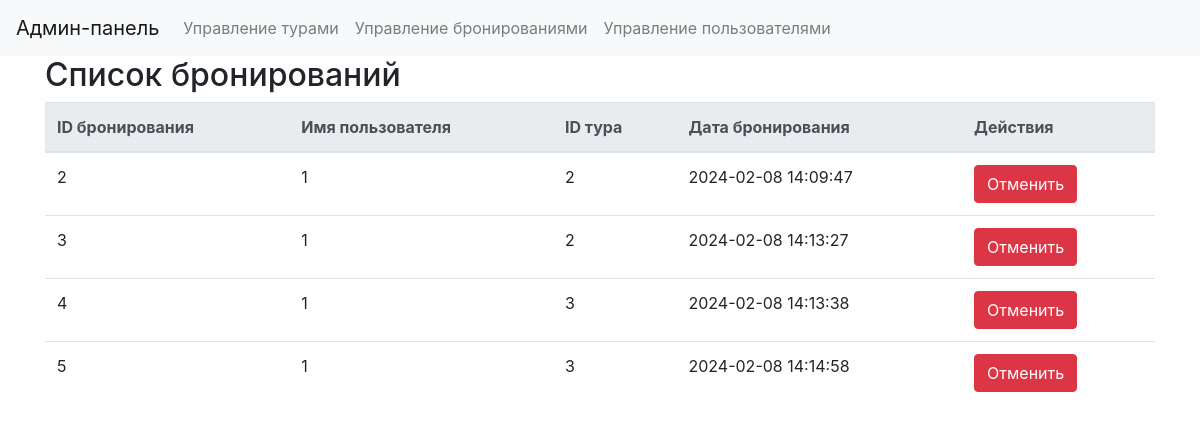
Page /admin/bookings.php on the committed database.
### tables this page shows
CREATE TABLE `bookings` (
  `id` int(11) NOT NULL,
  `user_id` int(11) DEFAULT NULL,
  `tour_id` int(11) DEFAULT NULL,
  `date_booked` datetime DEFAULT NULL
);

### admin/bookings.php (the view, shortened to what this page needs)
<?php
include('../includes/db_connection.php');
$sql = "SELECT * FROM bookings";
$result = mysqli_query($conn, $sql);
$bookings = mysqli_fetch_all($result, MYSQLI_ASSOC);
?>
<!DOCTYPE html>
<html lang="en">
<head>
    <link rel="stylesheet" href="https://stackpath.bootstrapcdn.com/bootstrap/4.5.2/css/bootstrap.min.css">
</head>
<body>
<header>
        <nav class="navbar navbar-expand-lg navbar-light bg-light">
            <a class="navbar-brand" href="#">Админ-панель</a>
            <div class="collapse navbar-collapse" id="navbarNav">
                <ul class="navbar-nav">
                    <li class="nav-item">
                        <a class="nav-link" href="tours.php">Управление турами</a>
                    </li>
                    <li class="nav-item">
                        <a class="nav-link" href="bookings.php">Управление бронированиями</a>
                    </li>
                    <li class="nav-item">
                        <a class="nav-link" href="users.php">Управление пользователями</a>
                    </li>
                </ul>
            </div>
        </nav>
    </header>
    <div class="container">
        <h2>Список бронирований</h2>
        <table class="table">
            <thead class="thead-light">
                <tr>
                    <th>ID бронирования</th>
                    <th>Имя пользователя</th>
                    <th>ID тура</th>
                    <th>Дата бронирования</th>
                    <th>Действия</th>
                </tr>
            </thead>
            <tbody>
                <?php foreach ($bookings as $booking): ?>
                    <tr>
                        <td><?php echo $booking['id']; ?></td>
                        <td><?php echo $booking['user_id']; ?></td>
                        <td><?php echo $booking['tour_id']; ?></td>
                        <td><?php echo $booking['date_booked']; ?></td>
                        <td>
                            <a href="cancel_booking.php?id=<?php echo $booking['id']; ?>" class="btn btn-danger">Отменить</a>
                        </td>
                    </tr>
                <?php endforeach; ?>
            </tbody>
        </table>
    </div>
</body>
</html>

### rows in the picture
bookings: id "2", user "1", tour "2", date_booked "2024-02-08 14:09:47"
bookings: id "3", user "1", tour "2", date_booked "2024-02-08 14:13:27"
bookings: id "4", user "1", tour "3", date_booked "2024-02-08 14:13:38"
bookings: id "5", user "1", tour "3", date_booked "2024-02-08 14:14:58"
